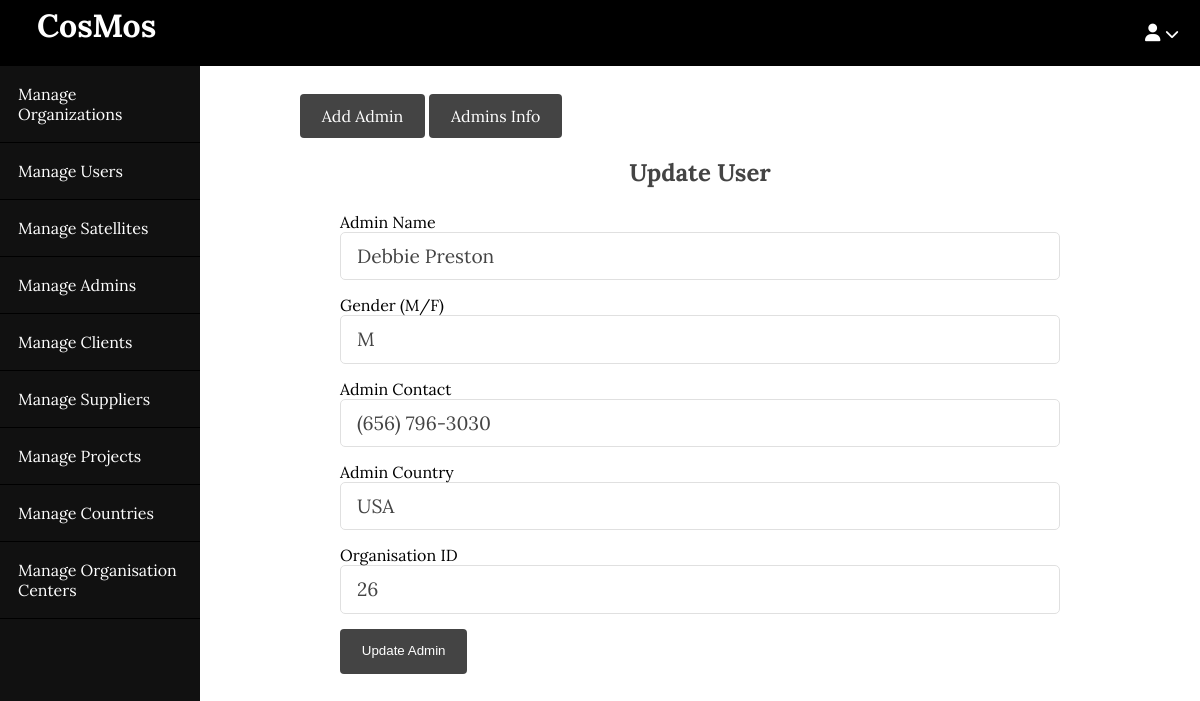
The page /blog/admin/admins/edit.php?id=2 on the database its author committed.
### tables this page shows
CREATE TABLE `admin_normalised___admin` (
  `Admin_ID` int(2) DEFAULT NULL,
  `Admin_Name` varchar(17) DEFAULT NULL,
  `Gender` varchar(10) DEFAULT NULL,
  `Contact` varchar(14) DEFAULT NULL,
  `Country_Name` varchar(7) DEFAULT NULL
);

CREATE TABLE `admin_normalised___admin_org` (
  `Organization_ID` int(2) DEFAULT NULL,
  `Admin_ID` int(2) DEFAULT NULL
);

### blog/app/controllers/admins.php (called while the page is built, shortened)
<?php
include(ROOT_PATH . "/app/database/db.php");
if(isset($_GET['id']))
{
    $admin_id = $_GET['id'];
    $admin_info = selectOne('admin_normalised___admin', ['Admin_ID' => $admin_id])[0];
    $admin_org_info = selectOne('admin_normalised___admin_org', ['Admin_ID' => $admin_id])[0];
    $admin_name = $admin_info['Admin_Name'];
    $admin_gender = $admin_info['Gender'];
    $admin_contact = $admin_info['Contact'];
    $admin_country = $admin_info['Country_Name'];
    $admin_org_id = $admin_org_info['Organization_ID'];
}

### blog/app/database/db.php (called while the page is built, shortened)
<?php
require('connect.php');
function executeQuery($sql, $data)
{
    global $conn;
    $stmt = $conn->prepare($sql);
    $values = array_values($data);
    $types = str_repeat('s', count($values));
    $stmt->bind_param( $types, ...$values);
    $stmt->execute();
    return $stmt;
}
function selectOne($table, $conditions = [])
{
    $sql = "SELECT * FROM $table";
    $i = 0;
    foreach ( $conditions as $key => $value ) {
        if ( $i === 0)
        {
            $sql = $sql . " WHERE $key = ?";
        } else {
            $sql = $sql . " AND $key = ?";
        }
        $i++;
    }
    $sql = $sql . " LIMIT 1";
    $stmt = executeQuery($sql, $conditions);
    $records = $stmt->get_result()->fetch_all(MYSQLI_ASSOC);
    return $records;
}

### blog/admin/admins/edit.php (the view, shortened to what this page needs)
<?php include(ROOT_PATH . "/app/controllers/admins.php");
?>
<!DOCTYPE html>
<html lang="en">
<head>
    <link rel="stylesheet" href="../../assets/css/style.css">
    <link rel="stylesheet" href="../../assets/css/admin.css">
</head>
<body>
    <?php include(ROOT_PATH . "/app/includes/adminHeader.php"); ?>
    <div class="admin-wrapper">
        <?php include(ROOT_PATH . "/app/includes/adminSidebar.php"); ?>
        <div class="admin-content">
            <div class="button-group">
                <a href="create.php" class="btn btn-big">Add Admin</a>
                <a href="index.php" class="btn btn-big">Admins Info</a>
            </div>
            <div class="content">
                <h2 class="page-title">Update User</h2>
                <form action="edit.php" method="post">
                    <div>
                        <label>Admin Name</label>
                        <input type="text" name="Admin_Name" class = "text-input" value = '<?php echo $admin_name ?>'>
                    </div>
                    <div>
                        <label>Gender (M/F)</label>
                        <input type="text" name="Gender" class = "text-input" value = '<?php echo $admin_gender ?>'>
                    </div>
                    <div>
                        <label>Admin Contact</label>
                        <input type="text" name="Contact" class = "text-input" value = '<?php echo $admin_contact ?>'>
                    </div>
                    <div>
                        <label>Admin Country</label>
                        <input type="text" name="Country_Name" class = "text-input" value = '<?php echo $admin_country ?>'>
                    </div>
                    <div>
                        <label>Organisation ID</label>
                        <input type="text" name="Organization_ID" class = "text-input" value = '<?php echo $admin_org_id ?>'>
                    </div>
                    <div>
                        <button type="submit" name = "update-admin" class="btn btn-big">Update Admin</button>
                    </div>
                </form>
            </div>
        </div>
    </div>
</body>
</html>

### blog/assets/css/style.css (style rules this page uses)
* { box-sizing: border-box; }
html, body { height: 100%; padding: 0px; margin: 0px; background: white; font-family:'Lora', serif; }
h1, h2, h3, h4, h5, h6 { color: #444; margin: 5px; }
a { text-decoration: none; color: inherit; }
.btn { padding: .5rem 1rem; background: #444444; color: white; border: 1px solid transparent; border-radius: 0.25rem; }
.btn-big { padding: .7rem 1.3rem; line-height: 1.3rem; }
.text-input { padding: .7rem 1rem; display: block; width: 100%; border-radius: 5px; border: 1px solid #e0e0e0; outline: none; color: #444; line-height: 1.5rem; font-family: 'Lora', serif; font-size: 1.2em; }
.content { width: 90%; margin: 30px auto 30px; }

### blog/assets/css/admin.css (style rules this page uses)
.admin-wrapper { display: flex; height: calc(100% - 66px); }
.admin-wrapper .admin-content { flex: 8; height: 100%; padding: 40px 100px 100px; overflow-y: scroll; }
.admin-content .page-title { text-align: center; margin-bottom: 1.5rem; }
form div { margin-bottom: 15px; }

### rows shown on the page
admin_normalised___admin: Admin_Name "Debbie Preston", Gender "M", Contact "(656) 796-3030", Country_Name "USA"
admin_normalised___admin_org: Organization_ID "26"
